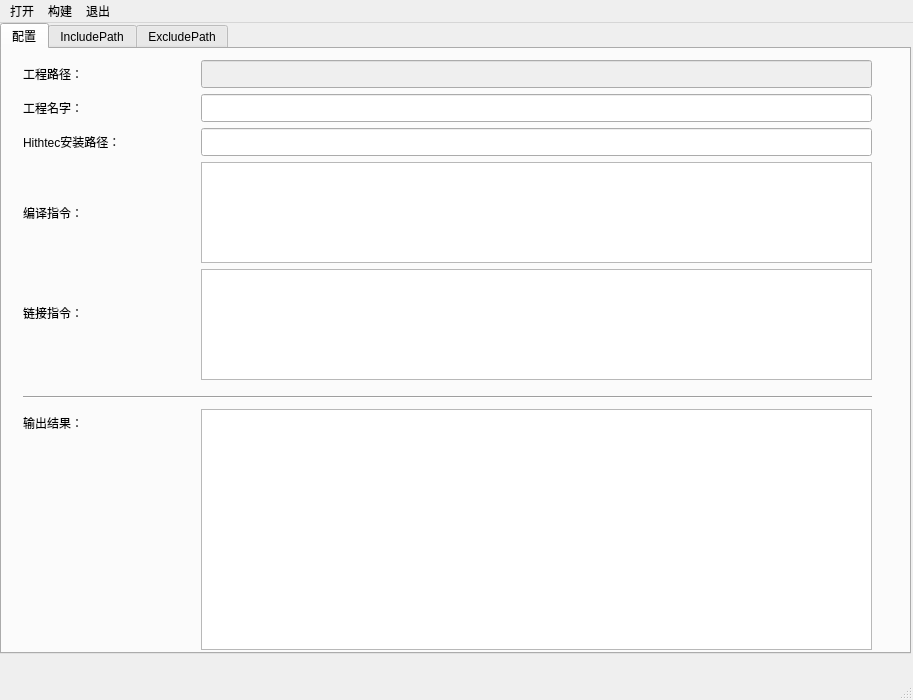
<?xml version="1.0" encoding="UTF-8"?>
<ui version="4.0">
 <class>MainWindow</class>
 <widget class="QMainWindow" name="MainWindow">
  <property name="geometry">
   <rect>
    <x>0</x>
    <y>0</y>
    <width>913</width>
    <height>700</height>
   </rect>
  </property>
  <property name="sizePolicy">
   <sizepolicy hsizetype="Fixed" vsizetype="Fixed">
    <horstretch>0</horstretch>
    <verstretch>0</verstretch>
   </sizepolicy>
  </property>
  <property name="windowTitle">
   <string>XMiCom</string>
  </property>
  <property name="windowIcon">
   <iconset theme="./Compile/mainwindowIcon.PNG">
    <normaloff>.</normaloff>.</iconset>
  </property>
  <widget class="QWidget" name="centralwidget">
   <property name="sizePolicy">
    <sizepolicy hsizetype="Expanding" vsizetype="Expanding">
     <horstretch>0</horstretch>
     <verstretch>0</verstretch>
    </sizepolicy>
   </property>
   <widget class="QTabWidget" name="Tab_Exclude">
    <property name="geometry">
     <rect>
      <x>0</x>
      <y>0</y>
      <width>911</width>
      <height>631</height>
     </rect>
    </property>
    <property name="sizePolicy">
     <sizepolicy hsizetype="Expanding" vsizetype="Expanding">
      <horstretch>0</horstretch>
      <verstretch>0</verstretch>
     </sizepolicy>
    </property>
    <property name="font">
     <font>
      <stylestrategy>PreferDefault</stylestrategy>
     </font>
    </property>
    <property name="acceptDrops">
     <bool>false</bool>
    </property>
    <property name="autoFillBackground">
     <bool>true</bool>
    </property>
    <property name="currentIndex">
     <number>0</number>
    </property>
    <property name="elideMode">
     <enum>Qt::ElideNone</enum>
    </property>
    <property name="documentMode">
     <bool>false</bool>
    </property>
    <widget class="QWidget" name="tab">
     <property name="sizePolicy">
      <sizepolicy hsizetype="Expanding" vsizetype="Expanding">
       <horstretch>0</horstretch>
       <verstretch>0</verstretch>
      </sizepolicy>
     </property>
     <attribute name="title">
      <string>配置</string>
     </attribute>
     <widget class="QTextEdit" name="Result">
      <property name="geometry">
       <rect>
        <x>199</x>
        <y>360</y>
        <width>671</width>
        <height>241</height>
       </rect>
      </property>
      <property name="styleSheet">
       <string notr="true">font: 10pt &quot;Arial&quot;;</string>
      </property>
     </widget>
     <widget class="QLabel" name="projectDir">
      <property name="geometry">
       <rect>
        <x>21</x>
        <y>11</y>
        <width>95</width>
        <height>27</height>
       </rect>
      </property>
      <property name="layoutDirection">
       <enum>Qt::RightToLeft</enum>
      </property>
      <property name="styleSheet">
       <string notr="true">font: 12pt &quot;Agency FB&quot;;
font: 87 14pt &quot;Arial Black&quot;;</string>
      </property>
      <property name="text">
       <string>工程路径：</string>
      </property>
     </widget>
     <widget class="QLineEdit" name="ProjectName_2">
      <property name="enabled">
       <bool>false</bool>
      </property>
      <property name="geometry">
       <rect>
        <x>199</x>
        <y>11</y>
        <width>671</width>
        <height>28</height>
       </rect>
      </property>
      <property name="sizePolicy">
       <sizepolicy hsizetype="Ignored" vsizetype="Fixed">
        <horstretch>0</horstretch>
        <verstretch>0</verstretch>
       </sizepolicy>
      </property>
      <property name="styleSheet">
       <string notr="true">font: 14pt &quot;Arial&quot;;</string>
      </property>
      <property name="text">
       <string/>
      </property>
     </widget>
     <widget class="QLabel" name="label_5">
      <property name="geometry">
       <rect>
        <x>21</x>
        <y>360</y>
        <width>95</width>
        <height>27</height>
       </rect>
      </property>
      <property name="styleSheet">
       <string notr="true">font: 12pt &quot;Agency FB&quot;;
font: 87 14pt &quot;Arial Black&quot;;</string>
      </property>
      <property name="text">
       <string>输出结果：</string>
      </property>
     </widget>
     <widget class="Line" name="line">
      <property name="geometry">
       <rect>
        <x>21</x>
        <y>340</y>
        <width>849</width>
        <height>16</height>
       </rect>
      </property>
      <property name="orientation">
       <enum>Qt::Horizontal</enum>
      </property>
     </widget>
     <widget class="QLabel" name="label">
      <property name="geometry">
       <rect>
        <x>21</x>
        <y>45</y>
        <width>95</width>
        <height>27</height>
       </rect>
      </property>
      <property name="layoutDirection">
       <enum>Qt::RightToLeft</enum>
      </property>
      <property name="styleSheet">
       <string notr="true">font: 12pt &quot;Agency FB&quot;;
font: 87 14pt &quot;Arial Black&quot;;</string>
      </property>
      <property name="text">
       <string>工程名字：</string>
      </property>
     </widget>
     <widget class="QLabel" name="label_4">
      <property name="geometry">
       <rect>
        <x>21</x>
        <y>250</y>
        <width>95</width>
        <height>27</height>
       </rect>
      </property>
      <property name="styleSheet">
       <string notr="true">font: 12pt &quot;Agency FB&quot;;
font: 87 14pt &quot;Arial Black&quot;;</string>
      </property>
      <property name="text">
       <string>链接指令：</string>
      </property>
     </widget>
     <widget class="QTextEdit" name="LINKFLAGName">
      <property name="geometry">
       <rect>
        <x>199</x>
        <y>220</y>
        <width>671</width>
        <height>111</height>
       </rect>
      </property>
      <property name="styleSheet">
       <string notr="true">font: 12pt &quot;Arial&quot;;</string>
      </property>
     </widget>
     <widget class="QLineEdit" name="ProjectName">
      <property name="enabled">
       <bool>true</bool>
      </property>
      <property name="geometry">
       <rect>
        <x>199</x>
        <y>45</y>
        <width>671</width>
        <height>28</height>
       </rect>
      </property>
      <property name="sizePolicy">
       <sizepolicy hsizetype="Ignored" vsizetype="Fixed">
        <horstretch>0</horstretch>
        <verstretch>0</verstretch>
       </sizepolicy>
      </property>
      <property name="styleSheet">
       <string notr="true">font: 14pt &quot;Arial&quot;;</string>
      </property>
      <property name="text">
       <string/>
      </property>
     </widget>
     <widget class="QLabel" name="label_2">
      <property name="geometry">
       <rect>
        <x>21</x>
        <y>79</y>
        <width>172</width>
        <height>27</height>
       </rect>
      </property>
      <property name="styleSheet">
       <string notr="true">font: 87 14pt &quot;Arial Black&quot;;</string>
      </property>
      <property name="text">
       <string>Hithtec安装路径：</string>
      </property>
     </widget>
     <widget class="QLineEdit" name="HithTecDir">
      <property name="geometry">
       <rect>
        <x>199</x>
        <y>79</y>
        <width>671</width>
        <height>28</height>
       </rect>
      </property>
      <property name="styleSheet">
       <string notr="true">font: 14pt &quot;Arial&quot;;</string>
      </property>
     </widget>
     <widget class="QTextEdit" name="GCCFLAGName">
      <property name="geometry">
       <rect>
        <x>199</x>
        <y>113</y>
        <width>671</width>
        <height>101</height>
       </rect>
      </property>
      <property name="styleSheet">
       <string notr="true">font: 12pt &quot;Arial&quot;;</string>
      </property>
     </widget>
     <widget class="QLabel" name="label_3">
      <property name="geometry">
       <rect>
        <x>21</x>
        <y>150</y>
        <width>95</width>
        <height>27</height>
       </rect>
      </property>
      <property name="styleSheet">
       <string notr="true">font: 12pt &quot;Agency FB&quot;;
font: 87 14pt &quot;Arial Black&quot;;</string>
      </property>
      <property name="text">
       <string>编译指令：</string>
      </property>
     </widget>
    </widget>
    <widget class="QWidget" name="tab_2">
     <attribute name="title">
      <string>IncludePath</string>
     </attribute>
     <widget class="QListWidget" name="includeList">
      <property name="geometry">
       <rect>
        <x>0</x>
        <y>0</y>
        <width>901</width>
        <height>481</height>
       </rect>
      </property>
      <property name="toolTip">
       <string>&lt;html&gt;&lt;head/&gt;&lt;body&gt;&lt;p&gt;1&lt;/p&gt;&lt;/body&gt;&lt;/html&gt;</string>
      </property>
     </widget>
     <widget class="QFrame" name="framePower">
      <property name="geometry">
       <rect>
        <x>60</x>
        <y>0</y>
        <width>801</width>
        <height>81</height>
       </rect>
      </property>
      <property name="frameShape">
       <enum>QFrame::StyledPanel</enum>
      </property>
      <property name="frameShadow">
       <enum>QFrame::Raised</enum>
      </property>
     </widget>
     <widget class="QWidget" name="layoutWidget">
      <property name="geometry">
       <rect>
        <x>0</x>
        <y>490</y>
        <width>541</width>
        <height>51</height>
       </rect>
      </property>
      <layout class="QHBoxLayout" name="horizontalLayout">
       <item>
        <widget class="QPushButton" name="addPath1">
         <property name="text">
          <string>添加路径</string>
         </property>
        </widget>
       </item>
       <item>
        <spacer name="horizontalSpacer">
         <property name="orientation">
          <enum>Qt::Horizontal</enum>
         </property>
         <property name="sizeType">
          <enum>QSizePolicy::Fixed</enum>
         </property>
         <property name="sizeHint" stdset="0">
          <size>
           <width>100</width>
           <height>20</height>
          </size>
         </property>
        </spacer>
       </item>
       <item>
        <widget class="QPushButton" name="delPath1">
         <property name="text">
          <string>删除全部路径</string>
         </property>
        </widget>
       </item>
      </layout>
     </widget>
     <zorder>layoutWidget</zorder>
     <zorder>framePower</zorder>
     <zorder>includeList</zorder>
    </widget>
    <widget class="QWidget" name="tab_3">
     <attribute name="title">
      <string>ExcludePath</string>
     </attribute>
     <widget class="QListWidget" name="excludeList">
      <property name="geometry">
       <rect>
        <x>0</x>
        <y>0</y>
        <width>901</width>
        <height>481</height>
       </rect>
      </property>
      <property name="toolTip">
       <string>&lt;html&gt;&lt;head/&gt;&lt;body&gt;&lt;p&gt;1&lt;/p&gt;&lt;/body&gt;&lt;/html&gt;</string>
      </property>
     </widget>
     <widget class="QWidget" name="layoutWidget_3">
      <property name="geometry">
       <rect>
        <x>0</x>
        <y>490</y>
        <width>541</width>
        <height>51</height>
       </rect>
      </property>
      <layout class="QHBoxLayout" name="horizontalLayout_4">
       <item>
        <widget class="QPushButton" name="addPath2">
         <property name="text">
          <string>添加路径</string>
         </property>
        </widget>
       </item>
       <item>
        <spacer name="horizontalSpacer_4">
         <property name="orientation">
          <enum>Qt::Horizontal</enum>
         </property>
         <property name="sizeType">
          <enum>QSizePolicy::Fixed</enum>
         </property>
         <property name="sizeHint" stdset="0">
          <size>
           <width>100</width>
           <height>20</height>
          </size>
         </property>
        </spacer>
       </item>
       <item>
        <widget class="QPushButton" name="delPath2">
         <property name="text">
          <string>删除全部路径</string>
         </property>
        </widget>
       </item>
      </layout>
     </widget>
    </widget>
   </widget>
  </widget>
  <widget class="QStatusBar" name="statusBar"/>
  <widget class="QMenuBar" name="menubar">
   <property name="geometry">
    <rect>
     <x>0</x>
     <y>0</y>
     <width>913</width>
     <height>23</height>
    </rect>
   </property>
   <widget class="QMenu" name="menuopen">
    <property name="title">
     <string>打开</string>
    </property>
    <addaction name="actionopen_project"/>
   </widget>
   <widget class="QMenu" name="menubuild">
    <property name="title">
     <string>构建</string>
    </property>
    <addaction name="actionbuild"/>
    <addaction name="actionclean"/>
   </widget>
   <widget class="QMenu" name="quitApp">
    <property name="title">
     <string>退出</string>
    </property>
    <addaction name="actionexit"/>
   </widget>
   <addaction name="menuopen"/>
   <addaction name="menubuild"/>
   <addaction name="quitApp"/>
  </widget>
  <action name="actionopen_project">
   <property name="text">
    <string>打开工程</string>
   </property>
   <property name="toolTip">
    <string>打开工程</string>
   </property>
  </action>
  <action name="actionbuild">
   <property name="text">
    <string>build</string>
   </property>
  </action>
  <action name="actionclean">
   <property name="text">
    <string>clean</string>
   </property>
  </action>
  <action name="actionexit">
   <property name="text">
    <string>exit</string>
   </property>
  </action>
 </widget>
 <resources/>
 <connections/>
</ui>
